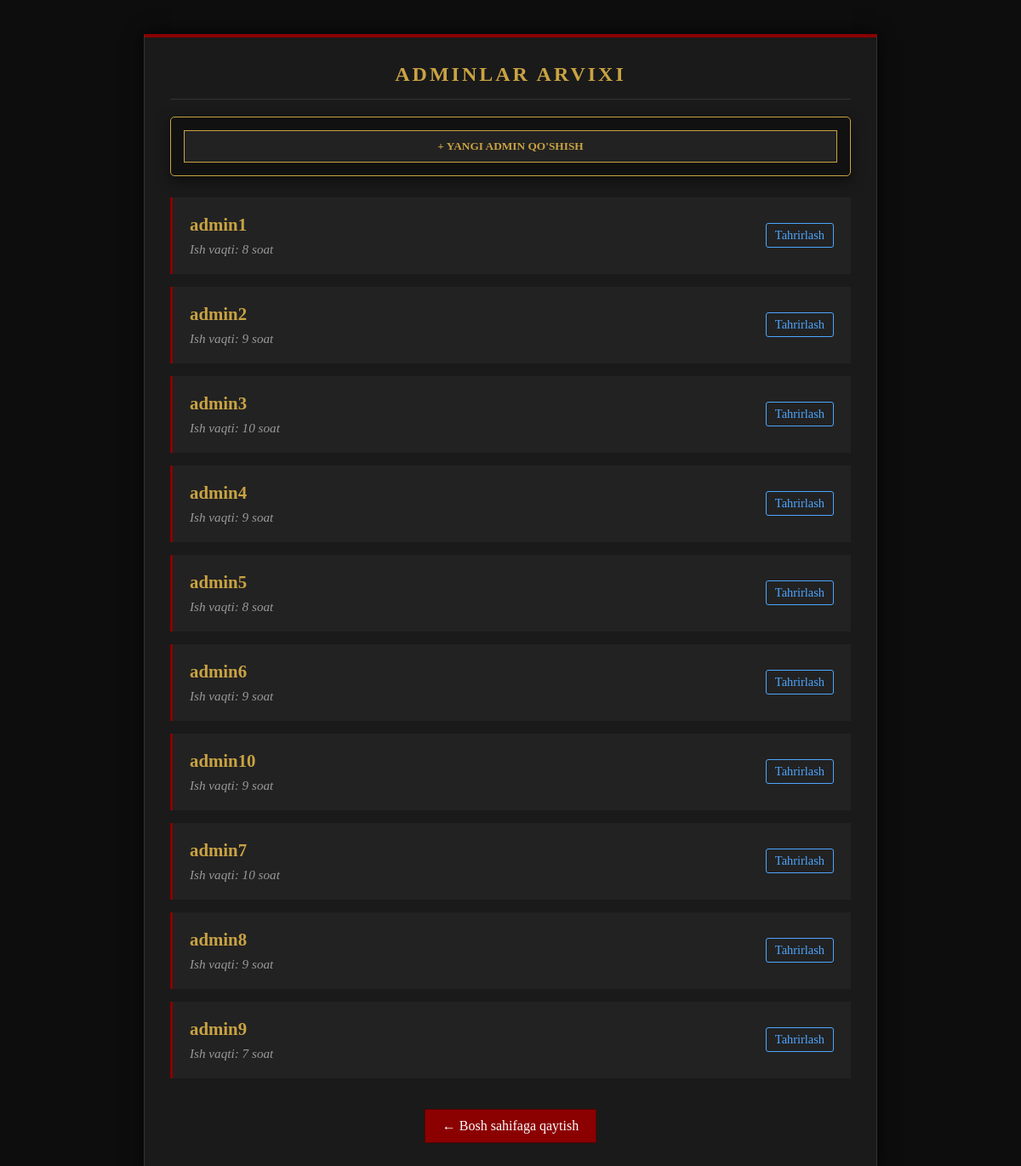
Screenshot of /adminlar/ with the database file from the repository.
### main/models.py (models this page shows, shortened)
class Admin(models.Model):
    ism = models.CharField(max_length = 100)
    ish_vaqti = models.IntegerField()
    class Meta:
        verbose_name = "Admin"
        verbose_name_plural = "Adminlar"

### main/views.py (the view)
# urls.py: path('adminlar/', views.barcha_adminlar, name='barcha_adminlar'),
def barcha_adminlar(request):
    if request.method == 'POST':
        ism = request.POST.get('ism')
        ish_vaqti = request.POST.get('ish_vaqti')
        if ism and ish_vaqti:
            Admin.objects.create(ism=ism, ish_vaqti=ish_vaqti)
        return redirect('barcha_adminlar')
    adminlar = Admin.objects.all()
    return render(request, 'adminlar_royxati.html', {'adminlar': adminlar})

### main/templates/adminlar_royxati.html (shortened to what this page needs)
<!DOCTYPE html>
<html lang="uz">
<head>
</head>
<body>
    <div class="container">
        <h2>Adminlar Arvixi</h2>
        <div class="filter-container">
            <button type="button" class="add-btn" onclick="ochishModal()">+ Yangi Admin Qo'shish</button>
        </div>
        <ul>
            {% for admin in adminlar %}
                <li>
                    <div>
                        <div class="name">{{ admin.ism }}</div>
                        <div class="details">Ish vaqti: {{ admin.ish_vaqti }} soat</div>
                    </div>
                    <div class="action-btns">
                        <a href="/admin/{{ admin.id }}/tahrirlash/" class="edit-btn">Tahrirlash</a>
                    </div>
                </li>
            {% empty %}
                <li style="text-align: center; border: none; color: #666; justify-content: center;">Adminlar topilmadi.</li>
            {% endfor %}
        </ul>
        <div style="text-align: center;">
            <a href="/" class="back-btn">&#8592; Bosh sahifaga qaytish</a>
        </div>
    </div>
</body>
</html>

### main/templates/adminlar_royxati.html (style rules this page uses)
body { background-color: #0d0d0d; color: #e0e0e0; font-family: 'Georgia', serif; margin: 0; padding: 40px 20px; }
.container { max-width: 800px; margin: 0 auto; background-color: #1a1a1a; padding: 30px; border: 1px solid #333; box-shadow: 0 0 20px rgba(0, 0, 0, 0.8); border-top: 4px solid #8b0000; position: relative; }
h2 { color: #c9a343; font-family: 'Times New Roman', Times, serif; text-align: center; text-transform: uppercase; letter-spacing: 3px; border-bottom: 1px solid #333; padding-bottom: 15px; margin-top: 0; }
.filter-container { background-color: #111; padding: 15px; border: 1px solid #c9a343; border-radius: 5px; margin-bottom: 25px; text-align: center; display: flex; justify-content: center; box-shadow: 0 5px 15px rgba(0,0,0,0.5); }
.add-btn { background-color: #222; color: #c9a343; border: 1px solid #c9a343; padding: 10px 20px; cursor: pointer; font-family: 'Georgia', serif; text-transform: uppercase; transition: 0.3s; font-weight: bold; width: 100%; }
ul { list-style-type: none; padding: 0; }
li { background-color: #222; margin-bottom: 15px; padding: 20px; border-left: 3px solid #8b0000; transition: all 0.3s ease; display: flex; justify-content: space-between; align-items: center; }
.name { color: #c9a343; font-size: 1.3em; font-weight: bold; }
.details { color: #999; font-size: 0.95em; margin-top: 8px; font-style: italic; }
.action-btns { display: flex; gap: 10px; }
.edit-btn { color: #4da6ff; text-decoration: none; font-size: 0.9em; border: 1px solid #4da6ff; padding: 5px 10px; border-radius: 3px; transition: 0.3s; }
.back-btn { display: inline-block; margin-top: 20px; padding: 10px 20px; background-color: #8b0000; color: #fff; text-decoration: none; border: 1px solid #5a0000; transition: 0.3s; font-family: 'Georgia', serif; }

### rows the page displays
Admin: ism "admin1", ish_vaqti "8"
Admin: ism "admin2", ish_vaqti "9"
Admin: ism "admin3", ish_vaqti "10"
Admin: ism "admin4", ish_vaqti "9"
Admin: ism "admin5", ish_vaqti "8"
Admin: ism "admin6", ish_vaqti "9"
Admin: ism "admin10", ish_vaqti "9"
Admin: ism "admin7", ish_vaqti "10"
Admin: ism "admin8", ish_vaqti "9"
Admin: ism "admin9", ish_vaqti "7"
